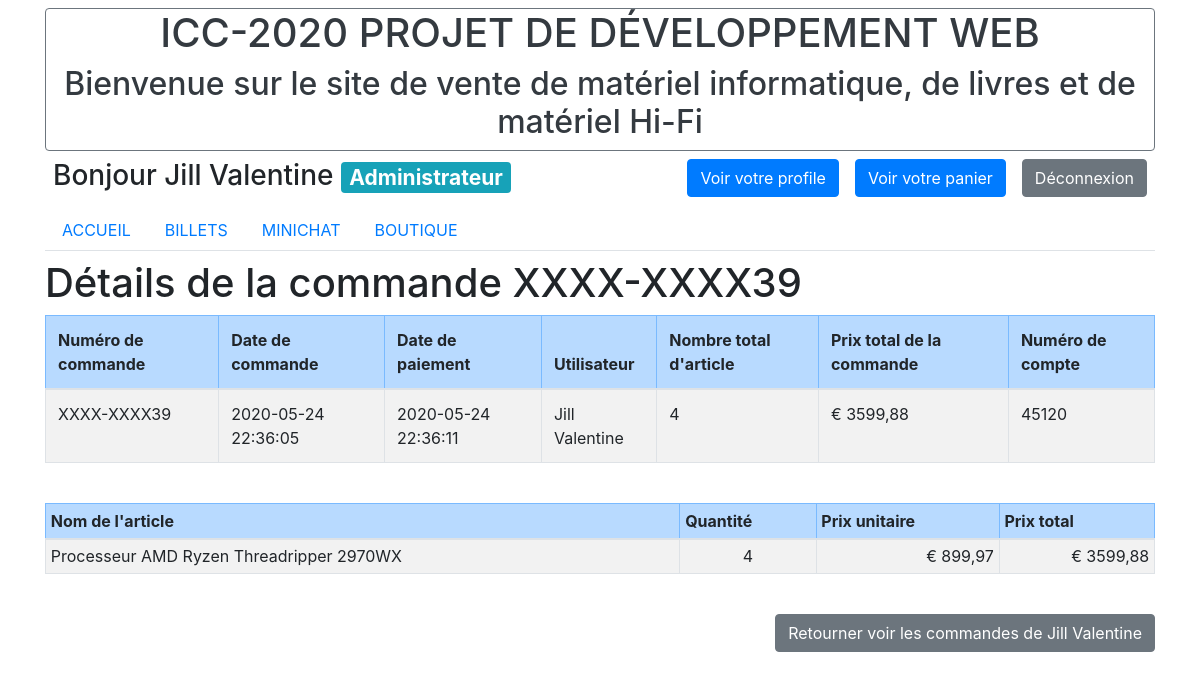
Page /index.php?action=order_details&orderID=39 (signed in) on the committed database.
### tables this page shows
CREATE TABLE `shop_orders` (
  `id` int(11) NOT NULL,
  `userID` int(11) NOT NULL,
  `total` double NOT NULL DEFAULT 0,
  `address` text DEFAULT NULL,
  `zipcode` varchar(255) DEFAULT NULL,
  `bank_account` varchar(255) DEFAULT NULL,
  `ordered` tinyint(4) NOT NULL DEFAULT 0,
  `date_ordered` datetime DEFAULT NULL,
  `payed` tinyint(4) NOT NULL DEFAULT 0,
  `date_payed` datetime DEFAULT NULL
);

CREATE TABLE `users` (
  `id` int(11) NOT NULL,
  `username` varchar(255) NOT NULL,
  `passwd` varchar(255) NOT NULL,
  `email` varchar(255) DEFAULT NULL,
  `active` tinyint(1) NOT NULL DEFAULT 1,
  `role_lvl` int(11) NOT NULL DEFAULT 0,
  `register_date` datetime NOT NULL,
  `last_name` varchar(255) DEFAULT NULL,
  `first_name` varchar(255) DEFAULT NULL,
  `address` varchar(255) DEFAULT NULL,
  `zipcode` varchar(10) DEFAULT NULL,
  `date_birth` date DEFAULT NULL
);

CREATE TABLE `shop_purchase` (
  `id` int(11) NOT NULL,
  `orderID` int(11) DEFAULT NULL,
  `articleID` int(11) NOT NULL,
  `quantity` int(11) NOT NULL,
  `total_price` double NOT NULL
);

CREATE TABLE `shop_article` (
  `id` int(11) NOT NULL,
  `name` varchar(255) NOT NULL,
  `categorieID` int(11) NOT NULL,
  `permission_lvl` int(11) NOT NULL DEFAULT 10,
  `unit_price` double NOT NULL,
  `quantity_left` int(11) NOT NULL,
  `description` text DEFAULT NULL,
  `availability` tinyint(4) NOT NULL DEFAULT 1
);

### public/models/Manager.php (called while the page is built, shortened)
<?php
class Manager {
    protected function dbConnect(){
        $db = new \PDO('mysql:host=mysql;dbname=projet_web_db;charset=utf8',
                       'root', 'admin',
                       array(\PDO::ATTR_ERRMODE => \PDO::ERRMODE_EXCEPTION));
        return $db;
    }
    protected function getEntry($db_table, $key, $value){
        $db = $this->dbConnect();
        $request = $db->prepare('SELECT * FROM ' . $db_table . ' WHERE ' . $key . ' = ? ');
        $request->execute(array($value));
        $entry = $request->fetch();
        return $entry;
    }
}

### public/models/OrderManager.php (called while the page is built, shortened)
<?php
require_once('models/Manager.php');
class OrderManager extends Manager {
    private $db_table = 'shop_orders';
    public function getOrder($key, $value){
        return $this->getEntry($this->db_table, $key, $value);
    }
    public function getOrder_byID($orderID){
        return $this->getOrder('id', $orderID);
    }
    public function getNumberItems($orderID){
        $db = $this->dbConnect();
        $request = $db->prepare('SELECT SUM(quantity) AS total_items FROM shop_purchase WHERE orderID=:orderID');
        $data_array = array(
            'orderID' => $orderID,
        );
        $request->execute($data_array);
        $data = $request->fetch();
        return $data['total_items'];
    }
}

### public/models/UserManager.php (called while the page is built, shortened)
<?php
require_once('models/Manager.php');
class UserManager extends Manager {
    private $db_table = 'users';
    public function getUser($key, $user){
        return $this->getEntry($this->db_table, $key, $user);
    }
    public function getUser_byID($user){
        return $this->getUser('id', $user);
    }
}

### public/models/PurchaseManager.php (called while the page is built, shortened)
<?php
require_once('models/Manager.php');
class PurchaseManager extends Manager {
    public function getAllPurchases_byOrder($orderID){
        $db = $this->dbConnect();
        $request = $db->prepare('SELECT shop_purchase.id AS purchaseID, shop_purchase.*, shop_article.name AS name, shop_article.* FROM shop_purchase INNER JOIN shop_article ON shop_purchase.articleID = shop_article.id WHERE orderID=:orderID ORDER BY unit_price, quantity DESC');
        $request->execute(array(
            'orderID' => $orderID
        ));
        return $request;
    }
}

### public/views/shop/order_details.php (the view, shortened to what this page needs)
<section>
    <h1>Détails de la commande XXXX-XXXX<?= $order['id']; ?></h1>
    <div>
        <table class="table table-bordered table-striped">
            <thead class="table-primary">
                <tr>
                    <th>Numéro de commande</th>
                    <th>Date de commande</th>
                    <th>Date de paiement</th>
                    <th>Utilisateur</th>
                    <th>Nombre total d'article</th>
                    <th>Prix total de la commande</th>
                    <th>Numéro de compte</th>
                </tr>
            </thead>
            <tbody>
                <tr>
                    <td>XXXX-XXXX<?= $order['id']; ?></td>
                    <td><?= $order['date_ordered']; ?></td>
                    <td><?= $order['date_payed'] ?></td>
                    <td><?= displayed_name($user['username'], $user['first_name'], $user['last_name']) ?></td>
                    <td><?= $number_items ?></td>
                    <td>€ <?= number_format((float)$order['total'], 2, ',', ''); ?></td>
                    <td><?= $order['bank_account']; ?></td>
                </tr>
            </tbody>
        </table>
    </div>
    <br>
    <table class="table table-sm table-hover table-bordered table-striped">
        <thead class="table-primary">
            <tr>
                <th>Nom de l'article</th>
                <th>Quantité</th>
                <th>Prix unitaire</th>
                <th>Prix total</th>
            </tr>
        </thead>
        <tbody>
            <?php while ($purchase = $purchases->fetch()) { ?>
                <tr>
                    <td><?= $purchase['name']; ?></td>
                    <td class="text-center"><?= $purchase['quantity']; ?></td>
                    <td class="text-right">€ <?= number_format((float)$purchase['unit_price'], 2, ',', ''); ?></td>
                    <td class="text-right">€ <?= number_format((float)$purchase['total_price'], 2, ',', ''); ?></td>
                </tr>
            <?php } ?>
        </tbody>
    </table>
    <br>
    <div class="text-right">
        <a class="btn btn-secondary" href="index.php?action=profile&userID=<?= $user['id']; ?>#users_orders">Retourner voir les commandes de <?= displayed_name($user['username'], $user['first_name'], $user['last_name']) ?></a>
    </div>
<?php
require('views/static/base.php');
?>

### rows in the picture
shop_orders: id "39", date_ordered "2020-05-24 22:36:05", date_payed "2020-05-24 22:36:11", total "3599,88", bank_account "45120"
users: username+first_name+last_name "Jill Valentine"
shop_purchase: shop_article.name "Processeur AMD Ryzen Threadripper 2970WX", quantity "4", shop_article.unit_price "899,97", total_price "3599,88"

### other values in the picture
$role_tag "Administrateur"
$number_items "4"
